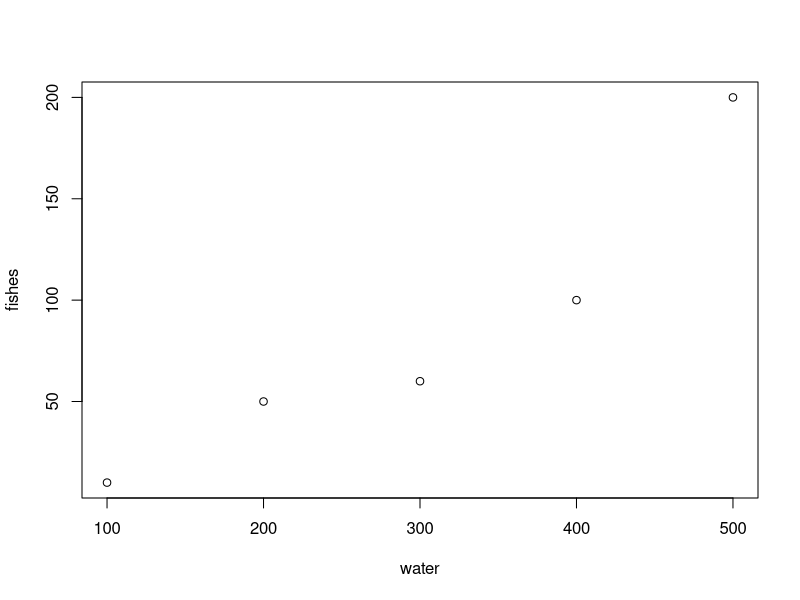

Write R code to recreate this figure.
# This is my first code in github! Quite exciting, right?

# Here are the input data
# Costanza date on streams
water <- c(100, 200, 300, 400, 500)
water

# Marta data on fishes genomes
fishes <- c(10, 50, 60, 100, 200)
fishes

# plot the diversity of fishes (y) versus the amount of water (X)
# a function is used with arguments inside!
plot(water, fishes) 

# the data we developed can be stored in a table 
# a table in R is called data frame 

streams <- data.frame(water, fishes) 



